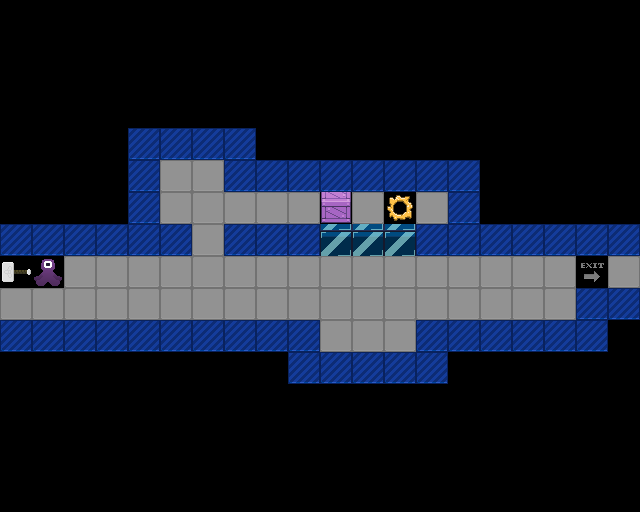

Rendered tile map (Tiled .tmx) drawn with the repository's tilesets; below, a short description and the full map source, tile grids included:
An orthogonal 20x16 tile map with 32x32 px tiles, 1 tile layer (Tile Layer 1).

<map version="1.5" tiledversion="1.7.0" orientation="orthogonal" renderorder="right-down" width="20" height="16" tilewidth="32" tileheight="32" infinite="0" nextlayerid="2" nextobjectid="1">
 <tileset firstgid="1" source="project-mjolnir.tsx" />
 <layer id="1" name="Tile Layer 1" width="20" height="16">
  <data encoding="csv">
0,0,0,0,0,0,0,0,0,0,0,0,0,0,0,0,0,0,0,0,
0,0,0,0,0,0,0,0,0,0,0,0,0,0,0,0,0,0,0,0,
0,0,0,0,0,0,0,0,0,0,0,0,0,0,0,0,0,0,0,0,
0,0,0,0,0,0,0,0,0,0,0,0,0,0,0,0,0,0,0,0,
0,0,0,0,4,4,4,4,0,0,0,0,0,0,0,0,0,0,0,0,
0,0,0,0,4,3,3,4,4,4,4,4,4,4,4,0,0,0,0,0,
0,0,0,0,4,3,3,3,3,3,21,3,2,3,4,0,0,0,0,0,
4,4,4,4,4,4,3,4,4,4,41,41,41,4,4,4,4,4,4,4,
47,50,3,3,3,3,3,3,3,3,3,3,3,3,3,3,3,3,8,3,
3,3,3,3,3,3,3,3,3,3,3,3,3,3,3,3,3,3,4,4,
4,4,4,4,4,4,4,4,4,4,3,3,3,4,4,4,4,4,4,0,
0,0,0,0,0,0,0,0,0,4,4,4,4,4,0,0,0,0,0,0,
0,0,0,0,0,0,0,0,0,0,0,0,0,0,0,0,0,0,0,0,
0,0,0,0,0,0,0,0,0,0,0,0,0,0,0,0,0,0,0,0,
0,0,0,0,0,0,0,0,0,0,0,0,0,0,0,0,0,0,0,0,
0,0,0,0,0,0,0,0,0,0,0,0,0,0,0,0,0,0,0,0
</data>
 </layer>
</map>
